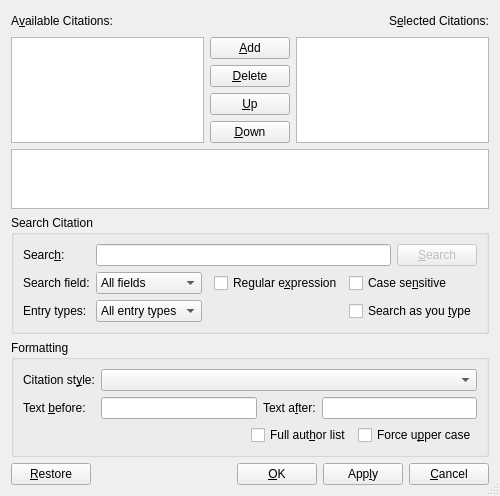
<ui version="4.0">
 <class>CitationUi</class>
 <widget class="QDialog" name="CitationUi">
  <property name="geometry">
   <rect>
    <x>0</x>
    <y>0</y>
    <width>449</width>
    <height>487</height>
   </rect>
  </property>
  <property name="windowTitle">
   <string/>
  </property>
  <property name="sizeGripEnabled">
   <bool>true</bool>
  </property>
  <layout class="QGridLayout">
   <item row="0" column="0" colspan="3">
    <layout class="QHBoxLayout">
     <property name="spacing">
      <number>6</number>
     </property>
     <property name="margin">
      <number>0</number>
     </property>
     <item>
      <widget class="QLabel" name="availableKeysLA">
       <property name="text">
        <string>A&amp;vailable Citations:</string>
       </property>
       <property name="buddy">
        <cstring>availableLV</cstring>
       </property>
      </widget>
     </item>
     <item>
      <spacer>
       <property name="orientation">
        <enum>Qt::Horizontal</enum>
       </property>
       <property name="sizeHint" stdset="0">
        <size>
         <width>71</width>
         <height>20</height>
        </size>
       </property>
      </spacer>
     </item>
     <item>
      <widget class="QLabel" name="selectedKeysLA">
       <property name="text">
        <string>S&amp;elected Citations:</string>
       </property>
       <property name="buddy">
        <cstring>selectedLV</cstring>
       </property>
      </widget>
     </item>
    </layout>
   </item>
   <item row="1" column="0" rowspan="5">
    <widget class="QListView" name="availableLV">
     <property name="editTriggers">
      <set>QAbstractItemView::NoEditTriggers</set>
     </property>
    </widget>
   </item>
   <item row="1" column="1">
    <widget class="QPushButton" name="addPB">
     <property name="toolTip">
      <string>Click or press Enter to add the selected citation to the list</string>
     </property>
     <property name="text">
      <string>&amp;Add</string>
     </property>
     <property name="autoDefault">
      <bool>false</bool>
     </property>
    </widget>
   </item>
   <item row="1" column="2" rowspan="5">
    <widget class="QListView" name="selectedLV">
     <property name="editTriggers">
      <set>QAbstractItemView::NoEditTriggers</set>
     </property>
    </widget>
   </item>
   <item row="2" column="1">
    <widget class="QPushButton" name="deletePB">
     <property name="toolTip">
      <string>Click or press Delete to delete the selected citation from the list</string>
     </property>
     <property name="text">
      <string>&amp;Delete</string>
     </property>
     <property name="autoDefault">
      <bool>false</bool>
     </property>
    </widget>
   </item>
   <item row="3" column="1">
    <spacer>
     <property name="orientation">
      <enum>Qt::Vertical</enum>
     </property>
     <property name="sizeHint" stdset="0">
      <size>
       <width>77</width>
       <height>71</height>
      </size>
     </property>
    </spacer>
   </item>
   <item row="4" column="1">
    <widget class="QPushButton" name="upPB">
     <property name="sizePolicy">
      <sizepolicy hsizetype="Minimum" vsizetype="Fixed">
       <horstretch>0</horstretch>
       <verstretch>0</verstretch>
      </sizepolicy>
     </property>
     <property name="toolTip">
      <string>Move the selected citation up (Ctrl-Up)</string>
     </property>
     <property name="text">
      <string>&amp;Up</string>
     </property>
     <property name="icon">
      <iconset>
       <normaloff/>
      </iconset>
     </property>
     <property name="autoDefault">
      <bool>false</bool>
     </property>
    </widget>
   </item>
   <item row="5" column="1">
    <widget class="QPushButton" name="downPB">
     <property name="sizePolicy">
      <sizepolicy hsizetype="Minimum" vsizetype="Fixed">
       <horstretch>0</horstretch>
       <verstretch>0</verstretch>
      </sizepolicy>
     </property>
     <property name="toolTip">
      <string>Move the selected citation down (Ctrl-Down)</string>
     </property>
     <property name="text">
      <string>&amp;Down</string>
     </property>
     <property name="icon">
      <iconset>
       <normaloff/>
      </iconset>
     </property>
     <property name="autoDefault">
      <bool>false</bool>
     </property>
    </widget>
   </item>
   <item row="9" column="0" colspan="3">
    <layout class="QHBoxLayout">
     <property name="spacing">
      <number>6</number>
     </property>
     <property name="margin">
      <number>0</number>
     </property>
     <item>
      <widget class="QPushButton" name="restorePB">
       <property name="text">
        <string>&amp;Restore</string>
       </property>
       <property name="autoDefault">
        <bool>false</bool>
       </property>
      </widget>
     </item>
     <item>
      <spacer>
       <property name="orientation">
        <enum>Qt::Horizontal</enum>
       </property>
       <property name="sizeHint" stdset="0">
        <size>
         <width>40</width>
         <height>20</height>
        </size>
       </property>
      </spacer>
     </item>
     <item>
      <widget class="QPushButton" name="okPB">
       <property name="text">
        <string>&amp;OK</string>
       </property>
       <property name="autoDefault">
        <bool>false</bool>
       </property>
       <property name="default">
        <bool>false</bool>
       </property>
      </widget>
     </item>
     <item>
      <widget class="QPushButton" name="applyPB">
       <property name="text">
        <string>App&amp;ly</string>
       </property>
       <property name="autoDefault">
        <bool>false</bool>
       </property>
      </widget>
     </item>
     <item>
      <widget class="QPushButton" name="cancelPB">
       <property name="text">
        <string>&amp;Cancel</string>
       </property>
       <property name="autoDefault">
        <bool>false</bool>
       </property>
      </widget>
     </item>
    </layout>
   </item>
   <item row="6" column="0" colspan="3">
    <widget class="QTextEdit" name="infoML">
     <property name="acceptDrops">
      <bool>false</bool>
     </property>
     <property name="readOnly">
      <bool>true</bool>
     </property>
     <property name="maximumSize" >
      <size>
       <height>60</height>
       <width>16777215</width>
      </size>
     </property>
    </widget>
   </item>
   <item row="8" column="0" colspan="3">
    <widget class="QGroupBox" name="styleGB">
     <property name="title">
      <string>Formatting</string>
     </property>
     <property name="flat">
      <bool>true</bool>
     </property>
     <layout class="QGridLayout">
      <item row="0" column="0">
       <widget class="QLabel" name="citationStyleLA">
        <property name="text">
         <string>Citation st&amp;yle:</string>
        </property>
        <property name="buddy">
         <cstring>citationStyleCO</cstring>
        </property>
       </widget>
      </item>
      <item row="0" column="1" colspan="3">
       <widget class="QComboBox" name="citationStyleCO">
        <property name="toolTip">
         <string>Natbib citation style to use</string>
        </property>
       </widget>
      </item>
      <item row="1" column="0">
       <widget class="QLabel" name="textBeforeLA">
        <property name="text">
         <string>Text &amp;before:</string>
        </property>
        <property name="buddy">
         <cstring>textBeforeED</cstring>
        </property>
       </widget>
      </item>
      <item row="1" column="1">
       <widget class="QLineEdit" name="textBeforeED">
        <property name="toolTip">
         <string>Text to place before citation</string>
        </property>
       </widget>
      </item>
      <item row="1" column="2">
       <widget class="QLabel" name="textAfterLA">
        <property name="text">
         <string>Text a&amp;fter:</string>
        </property>
        <property name="buddy">
         <cstring>textAfterED</cstring>
        </property>
       </widget>
      </item>
      <item row="1" column="3">
       <widget class="QLineEdit" name="textAfterED">
        <property name="toolTip">
         <string>Text to place after citation</string>
        </property>
       </widget>
      </item>
      <item row="2" column="0" colspan="4">
       <layout class="QHBoxLayout">
        <property name="spacing">
         <number>6</number>
        </property>
        <property name="margin">
         <number>0</number>
        </property>
        <item>
         <spacer>
          <property name="orientation">
           <enum>Qt::Horizontal</enum>
          </property>
          <property name="sizeHint" stdset="0">
           <size>
            <width>21</width>
            <height>20</height>
           </size>
          </property>
         </spacer>
        </item>
        <item>
         <widget class="QCheckBox" name="fulllistCB">
          <property name="toolTip">
           <string>List all authors</string>
          </property>
          <property name="text">
           <string>Full aut&amp;hor list</string>
          </property>
         </widget>
        </item>
        <item>
         <widget class="QCheckBox" name="forceuppercaseCB">
          <property name="toolTip">
           <string>Force upper case in citation</string>
          </property>
          <property name="text">
           <string>Force u&amp;pper case</string>
          </property>
         </widget>
        </item>
       </layout>
      </item>
     </layout>
    </widget>
   </item>
   <item row="7" column="0" colspan="3">
    <widget class="QGroupBox" name="groupBox">
     <property name="title">
      <string>Search Citation</string>
     </property>
     <property name="flat">
      <bool>true</bool>
     </property>
     <layout class="QGridLayout">
      <property name="margin">
       <number>9</number>
      </property>
      <property name="spacing">
       <number>6</number>
      </property>
      <item row="0" column="0">
       <widget class="QLabel" name="findKeysLA">
        <property name="text">
         <string>Searc&amp;h:</string>
        </property>
        <property name="alignment">
         <set>Qt::AlignLeading|Qt::AlignLeft|Qt::AlignVCenter</set>
        </property>
        <property name="buddy">
         <cstring>findLE</cstring>
        </property>
       </widget>
      </item>
      <item row="0" column="1" colspan="5">
       <widget class="QLineEdit" name="findLE">
        <property name="toolTip">
         <string>Enter the text to search for and press Enter or click the button to search</string>
        </property>
        <property name="text">
         <string/>
        </property>
       </widget>
      </item>
      <item row="0" column="6">
       <widget class="QPushButton" name="searchPB">
        <property name="enabled">
         <bool>false</bool>
        </property>
        <property name="toolTip">
         <string>Click or press Enter in the search box to search</string>
        </property>
        <property name="text">
         <string>&amp;Search</string>
        </property>
        <property name="autoDefault">
         <bool>false</bool>
        </property>
       </widget>
      </item>
      <item row="1" column="0">
       <widget class="QLabel" name="fieldsLA">
        <property name="text">
         <string>Search field:</string>
        </property>
        <property name="buddy">
         <cstring>fieldsCO</cstring>
        </property>
       </widget>
      </item>
      <item row="1" column="1">
       <widget class="QComboBox" name="fieldsCO">
        <property name="maxVisibleItems">
         <number>16</number>
        </property>
        <property name="insertPolicy">
         <enum>QComboBox::NoInsert</enum>
        </property>
        <property name="sizeAdjustPolicy">
         <enum>QComboBox::AdjustToContents</enum>
        </property>
        <item>
         <property name="text">
          <string>All fields</string>
         </property>
        </item>
       </widget>
      </item>
      <item row="1" column="2">
       <spacer>
        <property name="orientation">
         <enum>Qt::Horizontal</enum>
        </property>
        <property name="sizeHint" stdset="0">
         <size>
          <width>40</width>
          <height>20</height>
         </size>
        </property>
       </spacer>
      </item>
      <item row="1" column="3" colspan="2">
       <widget class="QCheckBox" name="regexCB">
        <property name="text">
         <string>Regular e&amp;xpression</string>
        </property>
       </widget>
      </item>
      <item row="1" column="5" colspan="2">
       <widget class="QCheckBox" name="caseCB">
        <property name="text">
         <string>Case se&amp;nsitive</string>
        </property>
       </widget>
      </item>
      <item row="2" column="0">
       <widget class="QLabel" name="entriesLA">
        <property name="text">
         <string>Entry types:</string>
        </property>
        <property name="buddy">
         <cstring>entriesCO</cstring>
        </property>
       </widget>
      </item>
      <item row="2" column="1">
       <widget class="QComboBox" name="entriesCO">
        <property name="insertPolicy">
         <enum>QComboBox::NoInsert</enum>
        </property>
        <property name="sizeAdjustPolicy">
         <enum>QComboBox::AdjustToContents</enum>
        </property>
        <item>
         <property name="text">
          <string>All entry types</string>
         </property>
        </item>
       </widget>
      </item>
      <item row="2" column="2">
       <spacer>
        <property name="orientation">
         <enum>Qt::Horizontal</enum>
        </property>
        <property name="sizeHint" stdset="0">
         <size>
          <width>40</width>
          <height>20</height>
         </size>
        </property>
       </spacer>
      </item>
      <item row="2" column="5" colspan="2">
       <widget class="QCheckBox" name="asTypeCB">
        <property name="text">
         <string>Search as you &amp;type</string>
        </property>
       </widget>
      </item>
     </layout>
    </widget>
   </item>
  </layout>
  <zorder>availableLV</zorder>
  <zorder>addPB</zorder>
  <zorder>selectedLV</zorder>
  <zorder>deletePB</zorder>
  <zorder>upPB</zorder>
  <zorder>downPB</zorder>
  <zorder>infoML</zorder>
  <zorder>styleGB</zorder>
  <zorder>groupBox</zorder>
 </widget>
 <tabstops>
  <tabstop>availableLV</tabstop>
  <tabstop>addPB</tabstop>
  <tabstop>deletePB</tabstop>
  <tabstop>upPB</tabstop>
  <tabstop>downPB</tabstop>
  <tabstop>selectedLV</tabstop>
  <tabstop>infoML</tabstop>
  <tabstop>findLE</tabstop>
  <tabstop>searchPB</tabstop>
  <tabstop>fieldsCO</tabstop>
  <tabstop>entriesCO</tabstop>
  <tabstop>regexCB</tabstop>
  <tabstop>caseCB</tabstop>
  <tabstop>asTypeCB</tabstop>
  <tabstop>citationStyleCO</tabstop>
  <tabstop>textBeforeED</tabstop>
  <tabstop>textAfterED</tabstop>
  <tabstop>fulllistCB</tabstop>
  <tabstop>forceuppercaseCB</tabstop>
  <tabstop>restorePB</tabstop>
  <tabstop>okPB</tabstop>
  <tabstop>applyPB</tabstop>
  <tabstop>cancelPB</tabstop>
 </tabstops>
 <includes>
  <include location="local">qt_i18n.h</include>
 </includes>
 <resources/>
 <connections/>
</ui>
